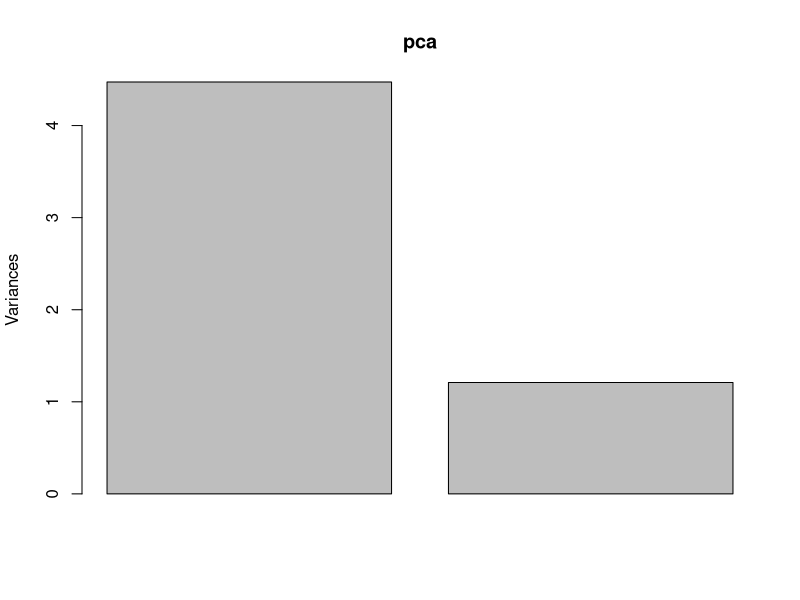
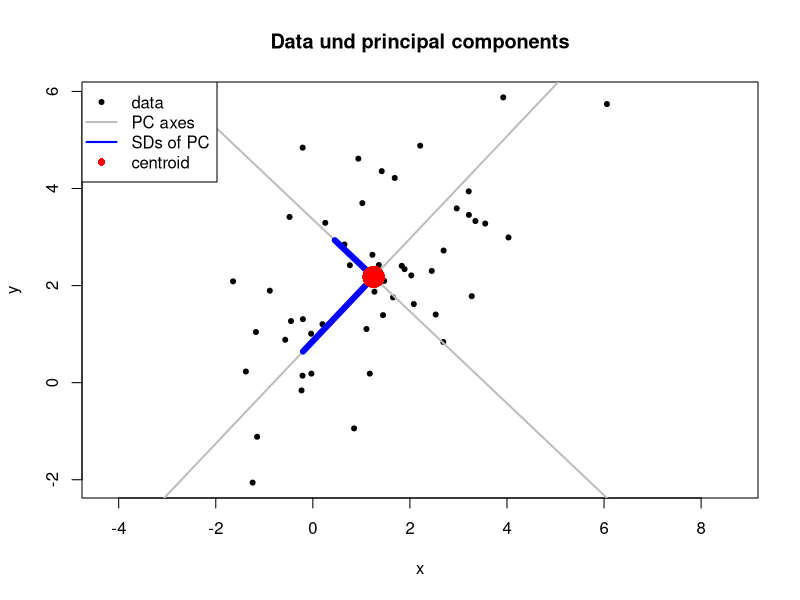
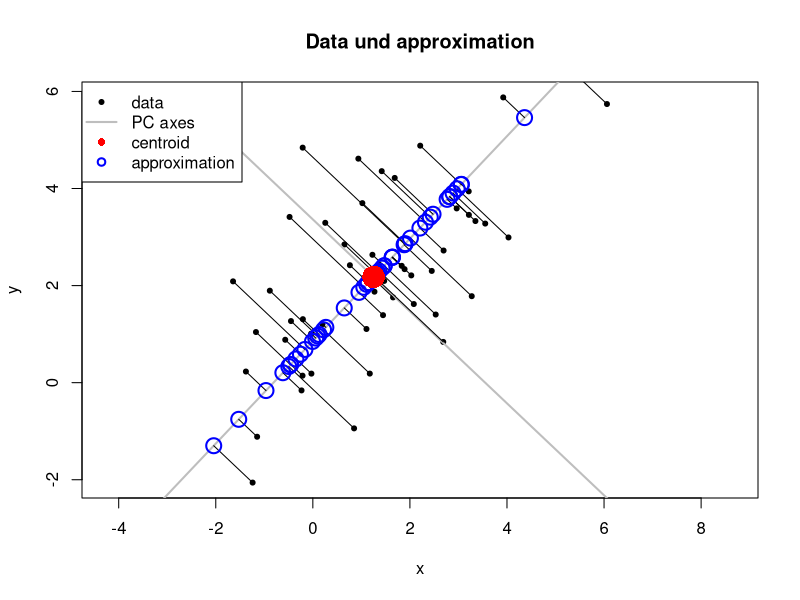

Here is the R script that generated these plots, in order:
## ---- chunk 1
wants <- c("mvtnorm", "psych", "robustbase", "pcaPP")
has   <- wants %in% rownames(installed.packages())
if(any(!has)) install.packages(wants[!has])
## ---- chunk 2
set.seed(123)
library(mvtnorm)
Sigma <- matrix(c(4, 2, 2, 3), ncol=2)
mu    <- c(1, 2)
N     <- 50
X     <- rmvnorm(N, mean=mu, sigma=Sigma)
## ---- chunk 3
(pca <- prcomp(X))
## ---- chunk 4
summary(pca)
pca$sdev^2 / sum(diag(cov(X)))
## ---- chunk 5
plot(pca)
## ---- chunk 6
(pcaPrin <- princomp(X))
(G <- pcaPrin$loadings)
pc <- pcaPrin$scores
head(pc)
## ---- chunk 7
Gscl <- G %*% diag(pca$sdev)
ctr  <- colMeans(X)
xMat <- rbind(ctr[1] - Gscl[1, ], ctr[1])
yMat <- rbind(ctr[2] - Gscl[2, ], ctr[2])
ab1  <- solve(cbind(1, xMat[ , 1]), yMat[ , 1])
ab2  <- solve(cbind(1, xMat[ , 2]), yMat[ , 2])
## ---- chunk 8
plot(X, xlab="x", ylab="y", pch=20, asp=1,
     main="Data und principal components")
abline(coef=ab1, lwd=2, col="gray")
abline(coef=ab2, lwd=2, col="gray")
matlines(xMat, yMat, lty=1, lwd=6, col="blue")
points(ctr[1], ctr[2], pch=16, col="red", cex=3)
legend(x="topleft", legend=c("data", "PC axes", "SDs of PC", "centroid"),
       pch=c(20, NA, NA, 16), lty=c(NA, 1, 1, NA), lwd=c(NA, 2, 2, NA),
       col=c("black", "gray", "blue", "red"), bg="white")
## ---- chunk 9
Hs   <- scale(pc)
BHs  <- t(Gscl %*% t(Hs))
repr <- sweep(BHs, 2, ctr, "+")
all.equal(X, repr)
sum((X-repr)^2)
## ---- chunk 10
BHs1  <- t(Gscl[ , 1] %*% t(Hs[ , 1]))
repr1 <- sweep(BHs1, 2, ctr, "+")
sum((X-repr1)^2)
qr(scale(repr1, center=TRUE, scale=FALSE))$rank
## ---- chunk 11
plot(X, xlab="x", ylab="y", pch=20, asp=1, main="Data und approximation")
abline(coef=ab1, lwd=2, col="gray")
abline(coef=ab2, lwd=2, col="gray")
segments(X[ , 1], X[ , 2], repr1[ , 1], repr1[ , 2])
points(repr1, pch=1, lwd=2, col="blue", cex=2)
points(ctr[1], ctr[2], pch=16, col="red", cex=3)
legend(x="topleft", legend=c("data", "PC axes", "centroid", "approximation"),
       pch=c(20, NA, 16, 1), lty=c(NA, 1, NA, NA), lwd=c(NA, 2, NA, 2),
       col=c("black", "gray", "red", "blue"), bg="white")
## ---- chunk 12
Gscl %*% t(Gscl)
cov(X)
Gscl[ , 1] %*% t(Gscl[ , 1])
## ---- chunk 13
library(robustbase)
princomp(X, cov=covMcd(X))
## ---- chunk 14
library(pcaPP)
PCAproj(X, k=ncol(X), method="qn")
## ---- chunk 15
try(detach(package:pcaPP))
try(detach(package:mvtnorm))
try(detach(package:psych))
try(detach(package:robustbase))
